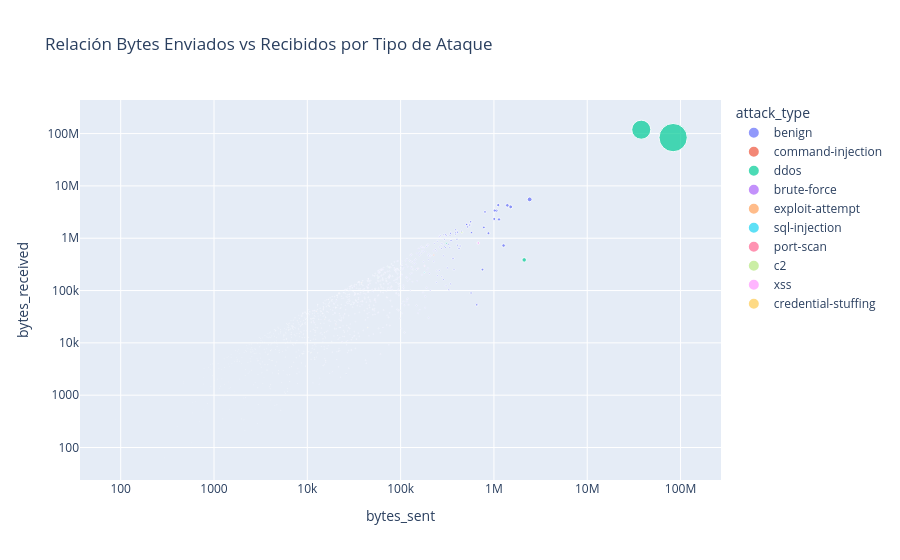

Notebook source saved alongside this figure:
### Code cell
fig = px.scatter(
    df_sample,
    x='bytes_sent',
    y='bytes_received',
    color='attack_type',
    size='bytes_sent',
    hover_data=['protocol', 'src_port', 'dst_port'],
    title='Relación Bytes Enviados vs Recibidos por Tipo de Ataque',
    log_x=True,
    log_y=True
)


fig.show()

### Figure 1 — Plotly figure (JSON) as saved in the notebook; plotly's stock layout.template omitted (floating-point values rounded to 4 significant figures; data arrays with more than 128 entries replaced by an {"elided": "..."} marker saying what was removed)
{"data": [{"customdata": {"elided": "958x3 mixed values"}, "hovertemplate": "attack_type=benign<br>bytes_sent=%{marker.size}<br>bytes_received=%{y}<br>protocol=%{customdata[0]}<br>src_port=%{customdata[1]}<br>dst_port=%{customdata[2]}<extra></extra>", "legendgroup": "benign", "marker": {"color": "#636efa", "size": {"elided": "958 int values"}, "sizemode": "area", "sizeref": 208200.0, "symbol": "circle"}, "mode": "markers", "name": "benign", "orientation": "v", "showlegend": true, "type": "scatter", "x": {"elided": "958 int values"}, "xaxis": "x", "y": {"elided": "958 int values"}, "yaxis": "y"}, {"customdata": [["UDP", 45494, 445], ["TCP", 53367, 21], ["TCP", 46922, 21], ["TCP", 20300, 53], ["TCP", 60259, 22]], "hovertemplate": "attack_type=command-injection<br>bytes_sent=%{marker.size}<br>bytes_received=%{y}<br>protocol=%{customdata[0]}<br>src_port=%{customdata[1]}<br>dst_port=%{customdata[2]}<extra></extra>", "legendgroup": "command-injection", "marker": {"color": "#EF553B", "size": [38273, 226053, 1434, 12579, 8234], "sizemode": "area", "sizeref": 208200.0, "symbol": "circle"}, "mode": "markers", "name": "command-injection", "orientation": "v", "showlegend": true, "type": "scatter", "x": [38273, 226053, 1434, 12579, 8234], "xaxis": "x", "y": [141308, 476495, 1780, 39701, 15172], "yaxis": "y"}, {"customdata": [["UDP", 22936, 445], ["TCP", 23008, 25], ["ICMP", 5333, 25], ["TCP", 53070, 25], ["TCP", 48066, 25], ["ICMP", 47698, 443]], "hovertemplate": "attack_type=ddos<br>bytes_sent=%{marker.size}<br>bytes_received=%{y}<br>protocol=%{customdata[0]}<br>src_port=%{customdata[1]}<br>dst_port=%{customdata[2]}<extra></extra>", "legendgroup": "ddos", "marker": {"color": "#00cc96", "size": [83284264, 37919929, 74598, 2110469, 57278, 309453], "sizemode": "area", "sizeref": 208200.0, "symbol": "circle"}, "mode": "markers", "name": "ddos", "orientation": "v", "showlegend": true, "type": "scatter", "x": [83284264, 37919929, 74598, 2110469, 57278, 309453], "xaxis": "x", "y": [83814235, 118799248, 281362, 385173, 175891, 802312], "yaxis": "y"}, {"customdata": [["UDP", 3389, 3389], ["TCP", 22, 22], ["TCP", 443, 443], ["TCP", 443, 443], ["TCP", 443, 443], ["TCP", 22, 22], ["ICMP", 3389, 3389], ["UDP", 22, 22], ["TCP", 80, 80], ["TCP", 3389, 3389], ["TCP", 443, 443], ["UDP", 22, 22], ["UDP", 443, 443]], "hovertemplate": "attack_type=brute-force<br>bytes_sent=%{marker.size}<br>bytes_received=%{y}<br>protocol=%{customdata[0]}<br>src_port=%{customdata[1]}<br>dst_port=%{customdata[2]}<extra></extra>", "legendgroup": "brute-force", "marker": {"color": "#ab63fa", "size": [97894, 31933, 6478, 5989, 1195, 22086, 3324, 7081, 45361, 79747, 53220, 640, 153546], "sizemode": "area", "sizeref": 208200.0, "symbol": "circle"}, "mode": "markers", "name": "brute-force", "orientation": "v", "showlegend": true, "type": "scatter", "x": [97894, 31933, 6478, 5989, 1195, 22086, 3324, 7081, 45361, 79747, 53220, 640, 153546], "xaxis": "x", "y": [179695, 117500, 23756, 12248, 3064, 36078, 12415, 20595, 128497, 120233, 65252, 761, 263901], "yaxis": "y"}, {"customdata": [["TCP", 20201, 1433], ["TCP", 5102, 22]], "hovertemplate": "attack_type=exploit-attempt<br>bytes_sent=%{marker.size}<br>bytes_received=%{y}<br>protocol=%{customdata[0]}<br>src_port=%{customdata[1]}<br>dst_port=%{customdata[2]}<extra></extra>", "legendgroup": "exploit-attempt", "marker": {"color": "#FFA15A", "size": [15367, 21873], "sizemode": "area", "sizeref": 208200.0, "symbol": "circle"}, "mode": "markers", "name": "exploit-attempt", "orientation": "v", "showlegend": true, "type": "scatter", "x": [15367, 21873], "xaxis": "x", "y": [28296, 90191], "yaxis": "y"}, {"customdata": [["ICMP", 3389, 445], ["ICMP", 55302, 3389], ["TCP", 42150, 1433], ["TCP", 46704, 445]], "hovertemplate": "attack_type=sql-injection<br>bytes_sent=%{marker.size}<br>bytes_received=%{y}<br>protocol=%{customdata[0]}<br>src_port=%{customdata[1]}<br>dst_port=%{customdata[2]}<extra></extra>", "legendgroup": "sql-injection", "marker": {"color": "#19d3f3", "size": [10042, 29606, 179763, 11842], "sizemode": "area", "sizeref": 208200.0, "symbol": "circle"}, "mode": "markers", "name": "sql-injection", "orientation": "v", "showlegend": true, "type": "scatter", "x": [10042, 29606, 179763, 11842], "xaxis": "x", "y": [28940, 54561, 221955, 7524], "yaxis": "y"}, {"customdata": [["UDP", 12242, 608], ["TCP", 443, 657], ["UDP", 19269, 5], ["TCP", 443, 145], ["TCP", 21, 149]], "hovertemplate": "attack_type=port-scan<br>bytes_sent=%{marker.size}<br>bytes_received=%{y}<br>protocol=%{customdata[0]}<br>src_port=%{customdata[1]}<br>dst_port=%{customdata[2]}<extra></extra>", "legendgroup": "port-scan", "marker": {"color": "#FF6692", "size": [20296, 296, 7781, 3003, 6272], "sizemode": "area", "sizeref": 208200.0, "symbol": "circle"}, "mode": "markers", "name": "port-scan", "orientation": "v", "showlegend": true, "type": "scatter", "x": [20296, 296, 7781, 3003, 6272], "xaxis": "x", "y": [21954, 63, 26386, 4580, 17455], "yaxis": "y"}, {"customdata": [["TCP", 9289, 3306]], "hovertemplate": "attack_type=c2<br>bytes_sent=%{marker.size}<br>bytes_received=%{y}<br>protocol=%{customdata[0]}<br>src_port=%{customdata[1]}<br>dst_port=%{customdata[2]}<extra></extra>", "legendgroup": "c2", "marker": {"color": "#B6E880", "size": [453437], "sizemode": "area", "sizeref": 208200.0, "symbol": "circle"}, "mode": "markers", "name": "c2", "orientation": "v", "showlegend": true, "type": "scatter", "x": [453437], "xaxis": "x", "y": [1302467], "yaxis": "y"}, {"customdata": [["TCP", 28790, 21], ["ICMP", 38226, 1433], ["TCP", 58349, 21], ["TCP", 10376, 443]], "hovertemplate": "attack_type=xss<br>bytes_sent=%{marker.size}<br>bytes_received=%{y}<br>protocol=%{customdata[0]}<br>src_port=%{customdata[1]}<br>dst_port=%{customdata[2]}<extra></extra>", "legendgroup": "xss", "marker": {"color": "#FF97FF", "size": [679685, 6477, 11464, 180385], "sizemode": "area", "sizeref": 208200.0, "symbol": "circle"}, "mode": "markers", "name": "xss", "orientation": "v", "showlegend": true, "type": "scatter", "x": [679685, 6477, 11464, 180385], "xaxis": "x", "y": [810236, 1822, 40794, 295541], "yaxis": "y"}, {"customdata": [["UDP", 443, 443], ["UDP", 80, 80]], "hovertemplate": "attack_type=credential-stuffing<br>bytes_sent=%{marker.size}<br>bytes_received=%{y}<br>protocol=%{customdata[0]}<br>src_port=%{customdata[1]}<br>dst_port=%{customdata[2]}<extra></extra>", "legendgroup": "credential-stuffing", "marker": {"color": "#FECB52", "size": [44464, 11001], "sizemode": "area", "sizeref": 208200.0, "symbol": "circle"}, "mode": "markers", "name": "credential-stuffing", "orientation": "v", "showlegend": true, "type": "scatter", "x": [44464, 11001], "xaxis": "x", "y": [19565, 6602], "yaxis": "y"}], "layout": {"legend": {"itemsizing": "constant", "title": {"text": "attack_type"}, "tracegroupgap": 0}, "title": {"text": "Relación Bytes Enviados vs Recibidos por Tipo de Ataque"}, "xaxis": {"anchor": "y", "domain": [0, 1], "title": {"text": "bytes_sent"}, "type": "log"}, "yaxis": {"anchor": "x", "domain": [0, 1], "title": {"text": "bytes_received"}, "type": "log"}}}
